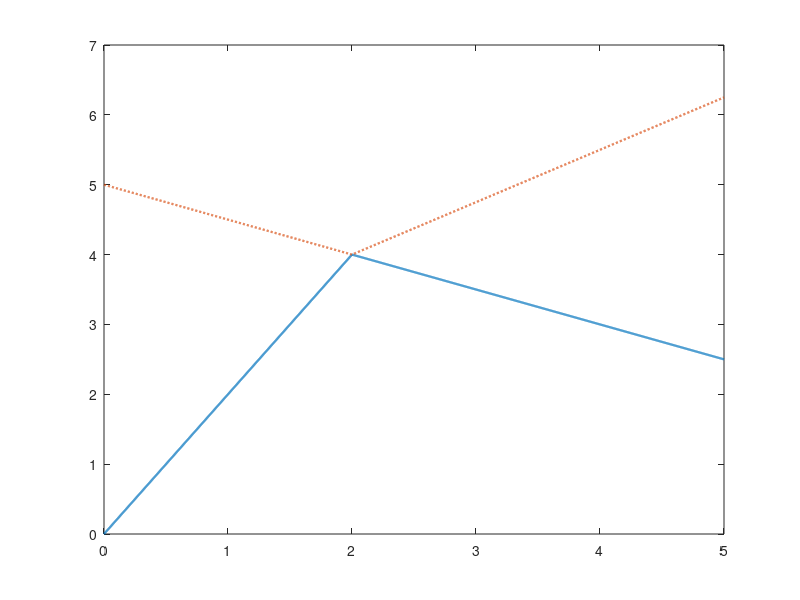

The MATLAB source for this figure: (Note: this script raises an error after producing the figure.)

% two_body_collision_positions.m
clearvars; close all;

% --- Parameters ---
m1 = 1.0;        % mass 1 (kg)
m2 = 2.0;        % mass 2 (kg)
e  = 0.5;        % coefficient of restitution (0..1)

x1_0 = 0;        % initial pos mass1 (m)
x2_0 = 5;        % initial pos mass2 (m) (to the right)
v1_0 = 2.0;      % initial vel mass1 (m/s) (right positive)
v2_0 = -0.5;     % initial vel mass2 (m/s) (left negative)

tmax = 5;        % total sim time (s)
dt = 0.002;      % time resolution

t = 0:dt:tmax;

% --- Compute collision time analytically if they meet ---
if abs(v1_0 - v2_0) < eps
    t_coll = Inf; % same velocity => never meet
else
    t_coll = (x2_0 - x1_0) / (v1_0 - v2_0);
end

% Collision must be within (0,tmax]
collide = isfinite(t_coll) && (t_coll >= 0) && (t_coll <= tmax);

% Preallocate
x1 = nan(size(t)); x2 = nan(size(t));
v1 = nan(size(t)); v2 = nan(size(t));

if collide
    % before collision
    idx_before = t <= t_coll;
    x1(idx_before) = x1_0 + v1_0 * t(idx_before);
    x2(idx_before) = x2_0 + v2_0 * t(idx_before);
    v1(idx_before) = v1_0;
    v2(idx_before) = v2_0;

    % velocities after collision (1D with restitution e)
    % relative velocity along line reverses with factor e:
    % v_rel_after = -e * v_rel_before
    v_rel_before = v1_0 - v2_0;
    % Use conservation of momentum and restitution:
    % v1' = v1_0 + (-(1+e)*m2/(m1+m2)) * v_rel_before
    % v2' = v2_0 + ( (1+e)*m1/(m1+m2)) * v_rel_before
    v1p = v1_0 - (1+e) * m2/(m1+m2) * v_rel_before;
    v2p = v2_0 + (1+e) * m1/(m1+m2) * v_rel_before;

    % positions at collision instant
    x1_coll = x1_0 + v1_0 * t_coll;
    x2_coll = x2_0 + v2_0 * t_coll;

    % after collision
    idx_after = t > t_coll;
    tau = t(idx_after) - t_coll;
    x1(idx_after) = x1_coll + v1p * tau;
    x2(idx_after) = x2_coll + v2p * tau;
    v1(idx_after) = v1p;
    v2(idx_after) = v2p;
else
    % never collide within tmax: simple linear motion
    x1 = x1_0 + v1_0 * t;
    x2 = x2_0 + v2_0 * t;
    v1(:) = v1_0;
    v2(:) = v2_0;
end

% --- Plot positions ---
figure();
plot(t, x1, '-','LineWidth',1.6); hold on
plot(t, x2, '--','LineWidth',1.6);
if collide
    xline(t_coll, ':k', sprintf('t_{coll}=%.3f s', t_coll), 'LabelHorizontalAlignment','left', 'HandleVisibility','off');
    % mark collision point on position curves
    plot(t_coll, x1_coll, 'ko', 'MarkerFaceColor','k');
end
xlabel('Time (s)');
ylabel('Position (m)');
title('Positions of Two Masses vs Time (1-D Collision)');
legend({sprintf('m1=%.2g (x1)',m1), sprintf('m2=%.2g (x2)',m2)}, 'Location','best');
grid on; axis tight;
